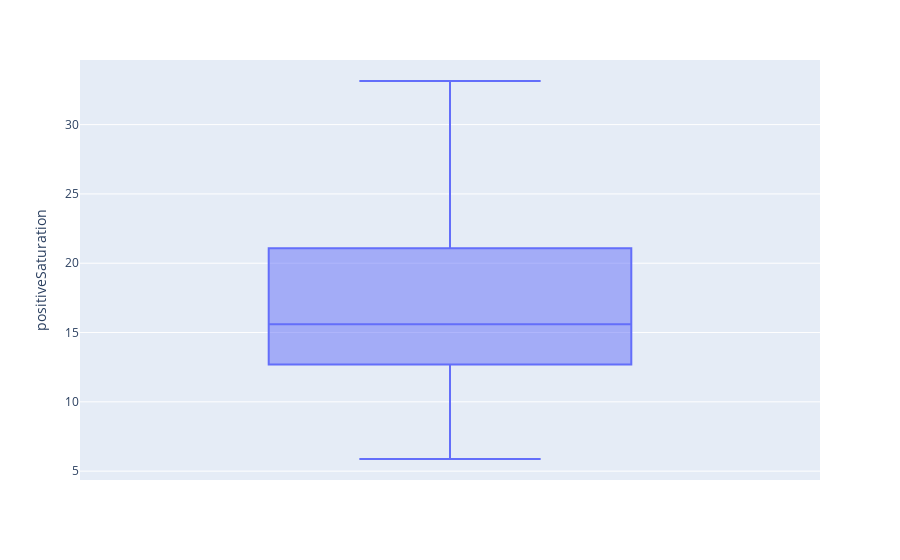

The code cell stored with this chart in its notebook:
### Markdown cell above
## Analysis of regression on Full Dataset

R-squared of 0.014 is abysmal.

### Code cell
fig = go.Figure()
fig = px.box(usDaily, y="positiveSaturation")
fig.show()

### Figure 1 — Plotly figure (JSON) as saved in the notebook; plotly's stock layout.template omitted (floating-point values rounded to 4 significant figures)
{"data": [{"alignmentgroup": "True", "hovertemplate": "positiveSaturation=%{y}<extra></extra>", "legendgroup": "", "marker": {"color": "#636efa"}, "name": "", "notched": false, "offsetgroup": "", "orientation": "v", "showlegend": false, "type": "box", "x0": " ", "xaxis": "x", "y": [15.6, 23.56, 24.02, 25.84, 23.22, 18.91, 21.77, 17.26, 17.41, 17.18, 15.59, 15.02, 18.98, 18.78, 14.03, 15.49, 14.82, 9.734, 12.9, 5.875, 11.71, 13.14, 9.824, 11.69, 10.87, 30.6, 13.93, 12.62, 33.15, 7.068, 22.05, null], "y0": " ", "yaxis": "y"}], "layout": {"boxmode": "group", "legend": {"tracegroupgap": 0}, "margin": {"t": 60}, "xaxis": {"anchor": "y", "domain": [0, 1]}, "yaxis": {"anchor": "x", "domain": [0, 1], "title": {"text": "positiveSaturation"}}}}
